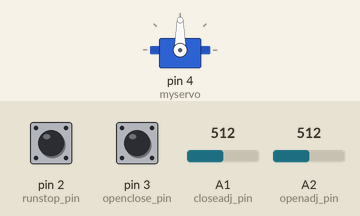
The sketch below on a simulated Arduino Uno, built with avr-gcc and run on an emulated ATmega328P. On the bench: servo. Inputs (shaded band) come from the test bench; at power-on: A1 (closeadj_pin) = 512, A2 (openadj_pin) = 512, pin 2 (runstop_pin) HIGH, pin 3 (openclose_pin) HIGH. What the sketch prints to the serial monitor is not drawn.

Above: at 1.2 s.
1.3 s: A1 (closeadj_pin) set to 716
At 9.4 s:
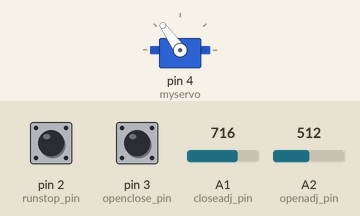
15.3 s: A2 (openadj_pin) set to 1023
At 20.8 s:
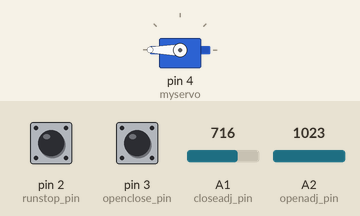
29.3 s: A1 (closeadj_pin) set to 0
At 36.2 s:
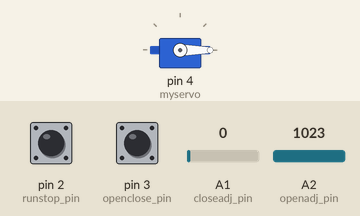
40.3 s: A1 (closeadj_pin) set to 900
At 45.6 s:
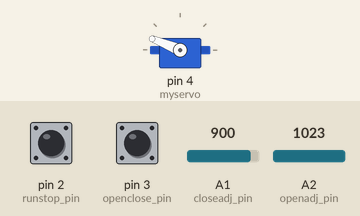
54.3 s: A2 (openadj_pin) set to 122
68.3 s: A2 (openadj_pin) set to 0
Timing chart, 0 to 82.5 s (numbered marks = the images above; inputs shaded):
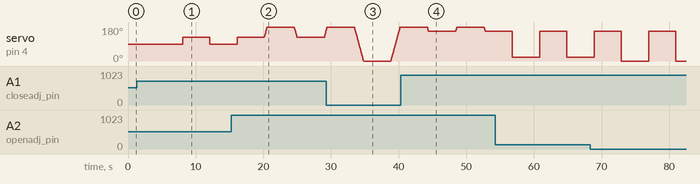

The sketch:

ServoCalTool.ino
```cpp
#include <Servo.h>

Servo myservo;  // create servo object to control a servo
// twelve servo objects can be created on most boards

int pos = 0;    // variable to store the servo position
const int buttonPin = 5;    // the number of the pushbutton pin
int state = 0;  // 0 = open, 1 = closed
int mode = 0; // 0: moving toward close. 1: closed, 2: moving toward open, 3: Open
int runstop_pin = 2;   // D2
int openclose_pin = 3; // D3
int closeadj_pin = 1;  // A1
int openadj_pin = 2;   // A2
int runstop = 0;
int openclose = 0;
int hold_countdown = 0;
int last_runstop = -1;
int last_openclose = -1;

void setup() {
  myservo.attach(4);  // attaches the servo on pin 9 to the servo object
  pinMode(buttonPin, INPUT_PULLUP);
  pinMode(runstop_pin, INPUT_PULLUP);
  pinMode(openclose_pin, INPUT_PULLUP);
  Serial.begin(115200);
}

void move_to_close() {
  digitalWrite(13, HIGH);
  delay(15);
  pos -= 2;
  int aval = analogRead(closeadj_pin);
  int lowstop = map(aval, 0, 1023, 0, 180);
  if (pos < lowstop) {
      pos = lowstop;
      hold_countdown = 400;
      mode = 1;
  }
  myservo.write(float(pos));
}

void hold_close() {
  digitalWrite(13, HIGH);
  delay(10);
  hold_countdown--;
  if (hold_countdown <= 0) mode = 2;
}

void move_to_open() {
  digitalWrite(13, LOW);
  delay(15);
  pos += 2;
  int aval = analogRead(openadj_pin);
  int highstop = map(aval, 0, 1023, 0, 180);
  if (pos > highstop) {
    pos = highstop;
    hold_countdown = 400;
    mode = 3;
  }
  myservo.write(float(pos));
}

void hold_open() {
  digitalWrite(13, LOW);
  delay(10);
  hold_countdown--;
  if (hold_countdown <= 0) mode = 0;
}

void loop() {
  char sout[100];
  runstop = digitalRead(runstop_pin);
  openclose = digitalRead(openclose_pin);
  if (runstop != last_runstop || openclose != last_openclose) {
    sprintf(sout, " Run = %d, openclose = %d.", runstop, openclose);
    Serial.println(sout);
    last_runstop = runstop;
    last_openclose = openclose;
  }

  if (runstop) {
    if (mode == 0) move_to_close();
    if (mode == 1) hold_close();
    if (mode == 2) move_to_open();
    if (mode == 3) hold_open();
  } else {
    if (openclose) {
      move_to_open();
    } else {
      move_to_close();
    }
  }
}
```

Measured:
- after the input at 1.3 s, servo on pin 4 (myservo): 90° → 125° after 6.8 s, → 90° 4.0 s later
